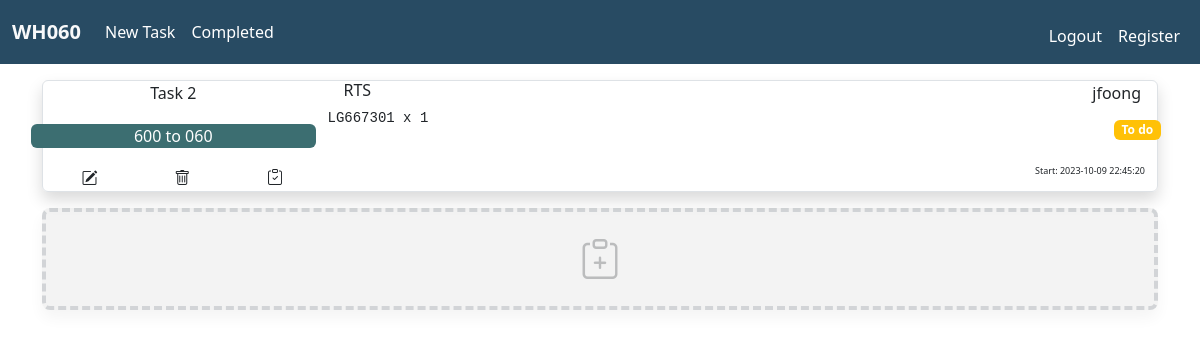
/ (signed in), run on an earlier commit of the app's database.
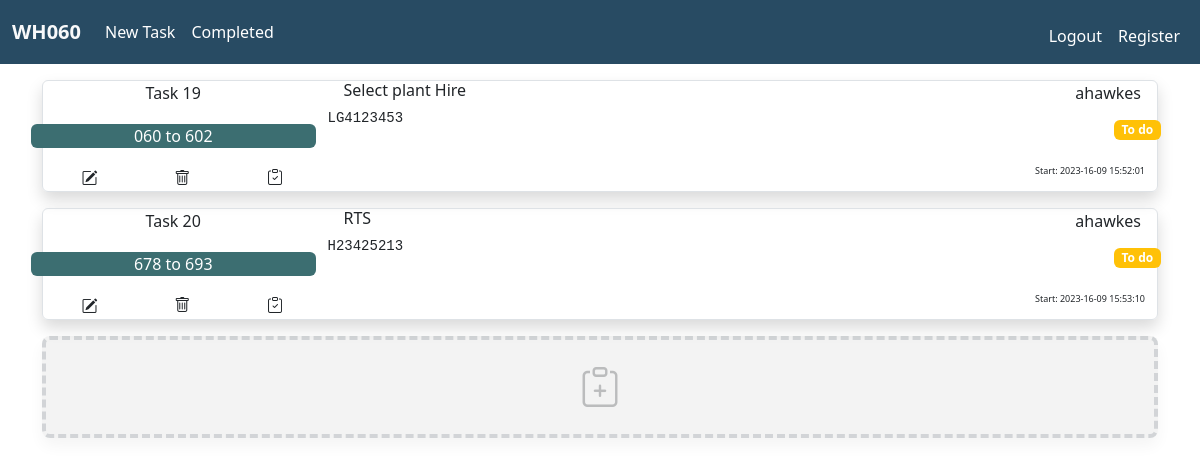
And on a later commit of the database.
### tables this page shows
CREATE TABLE tasks (task_id INTEGER PRIMARY KEY AUTOINCREMENT NOT NULL, user_id INTEGER NOT NULL, task_name TEXT NOT NULL, reference TEXT NOT NULL, task TEXT NOT NULL, datetime DATETIME, status TEXT DEFAULT "To do", completed_datetime DATETIME, FOREIGN KEY (user_id) REFERENCES users(id));

CREATE TABLE users (id INTEGER PRIMARY KEY AUTOINCREMENT NOT NULL, username TEXT NOT NULL);

### app.py (the view)
@app.route("/")
@login_required
def index():
    conn = sqlite3.connect(my_file)
    conn.row_factory = sqlite3.Row
    cur = conn.cursor()
    res = cur.execute(
        "SELECT * FROM tasks JOIN users ON id = user_id WHERE status = 'To do' ORDER BY datetime"
    )
    tasks = res.fetchall()
    cur.close()
    conn.close()
    return render_template("index.html", tasks=tasks)

### app.py (called while the page is built)
@app.after_request
def after_request(response):
    response.headers["Cache-Control"] = "no-cache, no-store, must-revalidate"
    response.headers["Expires"] = 0
    response.headers["Pragma"] = "no-cache"
    return response

### helpers.py (called while the page is built)
def login_required(f):
    @wraps(f)
    def decorated_function(*args, **kwargs):
        if session.get("user_id") is None:
            return redirect("/login")
        return f(*args, **kwargs)
    return decorated_function

### templates/index.html (shortened to what this page needs)
{% extends "layout.html" %}
{% block main %}
{% for task in tasks %}
<div class="container px-0 my-3 border shadow text-center rounded">
  <div class="row no-gutters px-0">
    <div class="col-3 px-0">
      <span>Task {{ task.task_id }}</span>
    </div>
    <div class="col">
      <h6 class="text-start mx-3">{{ task.reference }}</h6>
    </div>
    <div class="col-3 d-flex justify-content-end">
      <span class="pe-3">{{ task.username }} </span>
    </div>
  </div>
  <div class="row no-gutters">
    <div class="col-3 rounded my-3 p-0">
      <div class="container rounded px-2 task_name_box">
      <span>{{ task.task_name }}</span>
      </div>
    </div>
    <div class="col-6 text-start">
      <pre class="task_text">
            {{ task.task }}
      </pre>
    </div>
    <div class="col-3 text-end p-2">
      <span class="badge bg-warning">{{ task.status }}</span>
    </div>
  </div>
  <div class="container">
    <div class="row no-gutters p-0">
      <div class="col-1 d-flex justify-content-center rounded-start p-0 m-0">
        <form action="/edittask" method="get">
          <button type="submit" class="btn m-0 p-0" name=task_id value="{{ task.task_id }}">
              <i class="bi bi-pencil-square"></i></button>
        </form>
      </div>
      <div class="col-1 d-flex justify-content-center px-0 m-0">
        <button type="button" class="btn m-0 p-0" data-bs-toggle="modal" data-bs-target="#confirmdelete_{{ task.task_id }}"><i
            class="bi bi-trash"></i></button>
      </div>
      <div class="col-1 d-flex justify-content-center px-0 m-0">
        <form action="/completetask" method="post">
          <button type="submit" class="btn m-0 p-0 d-flex flex-row-reverse" name=task_id value="{{ task.task_id }}"><i
              class="bi bi-clipboard-check"></i></button>
        </form>
      </div>
      <div class="col-6">
      </div>
      <div class="col-3 d-flex justify-content-end">
        <span class="date_time">Start: {{ task.datetime }}</span>
      </div>
    </div>
  </div>
</div>
{% endfor %}
<div class="container secondary border-secondary shadow rounded-3 border-4 newtask_container">
    <a class="btn btn-block w-100 py-3" href="/newtask"><i class="bi bi-clipboard-plus newtask_icon"></i></a>
</div>
{% endblock %}

What changed in the data, as far as the page shows it:
removed tasks: task_id "2", reference "RTS", username "jfoong", task_name "600 to 060", task "LG667301 x 1", status "To do", datetime "2023-10-09 22:45:20"
added tasks: task_id "19", reference "Select plant Hire", username "ahawkes", task_name "060 to 602", task "LG4123453", status "To do", datetime "2023-16-09 15:52:01"
added tasks: task_id "20", reference "RTS", username "ahawkes", task_name "678 to 693", task "H23425213", status "To do", datetime "2023-16-09 15:53:10"
